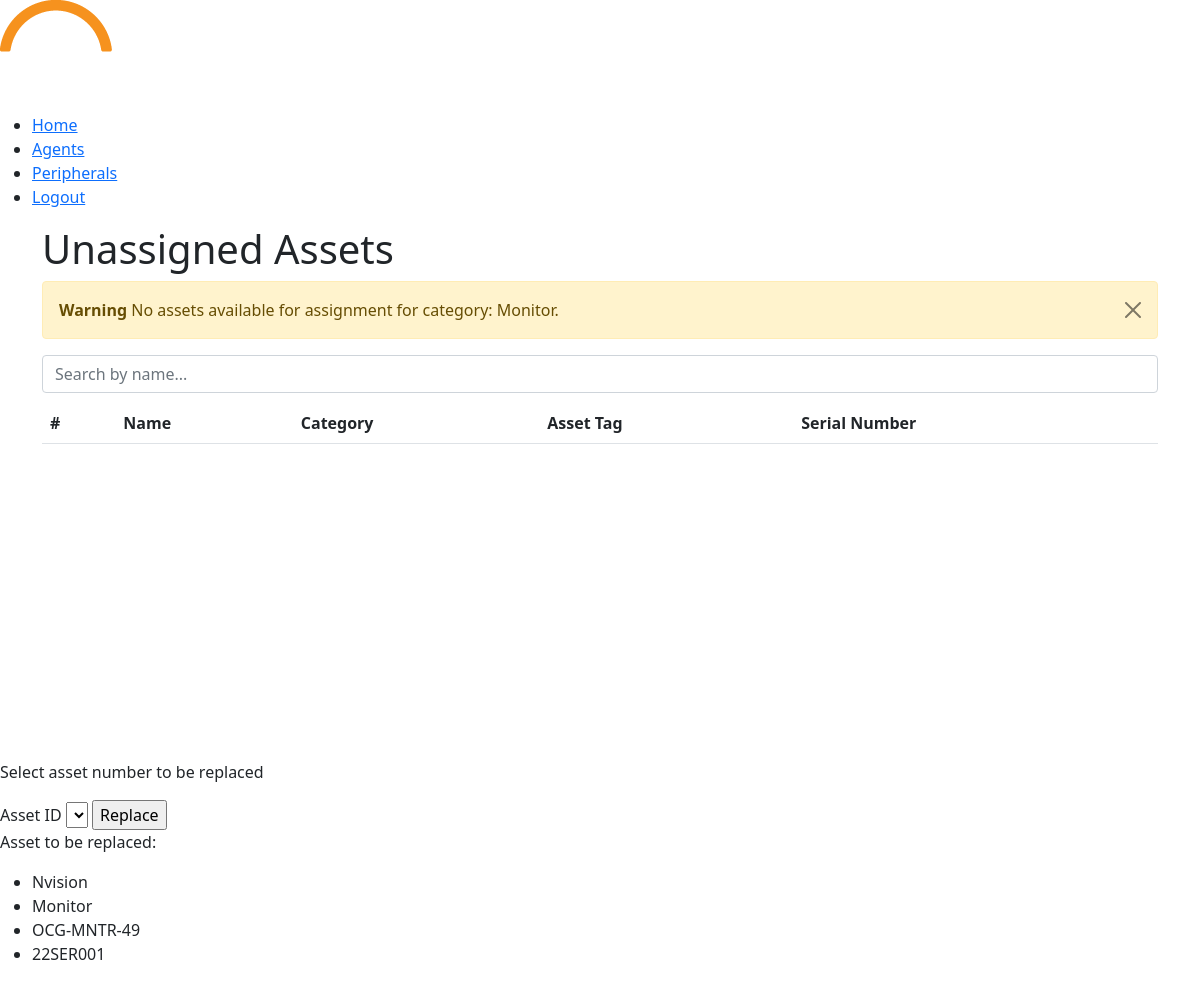
The page /replace_asset/Empty/1 (signed in) on the database as committed earlier.
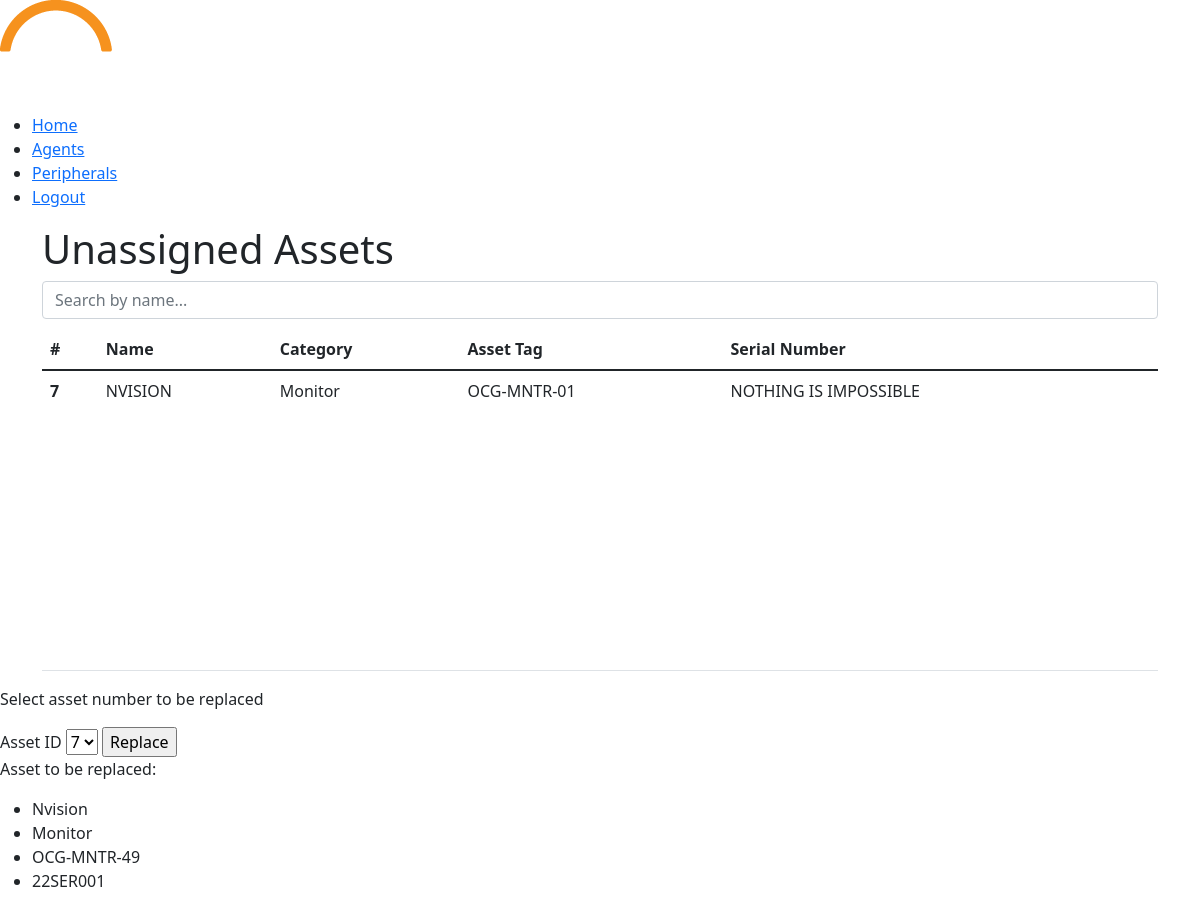
The same page on the database as committed later.
### models.py (models this page shows)
class Stock(db.Model):
    __tablename__ = 'stock'
    id = db.Column(db.Integer, primary_key=True, autoincrement=True)
    name = db.Column(db.Text, unique=False, nullable=False)
    category = db.Column(db.String(30), unique=False, nullable=False)
    asset_tag = db.Column(db.String(30), unique=False, nullable=False)
    serial_number = db.Column(db.String(30), unique=False, nullable=False)

### main.py (the view)
@app.route("/replace_asset/<fn>/<asset_id>", methods=['GET', 'POST'])
def replace_asset(fn, asset_id):
    msg = ""
    form = assignAsset()
    stock_det = Stock.query.filter_by(id=asset_id).first()
    all_stocks_query = f"""
    SELECT * FROM stock
    WHERE id NOT IN (
    SELECT stock_id FROM asset
    ) AND category = '{stock_det.category}';
    """
    stocks_not_in_asset = db.session.execute(text(all_stocks_query)).fetchall()
    if not stocks_not_in_asset:
        msg = "No unassigned assets found."
    else:
        form.id.choices = [(str(row[0]), str(row[0])) for row in stocks_not_in_asset]
    return render_template("replace_asset.html", form=form, msg=msg, stocks=stocks_not_in_asset, stock_det=stock_det, fn=fn)

### form.py
class assignAsset(FlaskForm):
    id = SelectField(label='Asset ID', validators=[DataRequired(), InputRequired()])
    agent_name = SelectField(label='Assign To:', validators=[DataRequired()])

### main.py (called while the page is built)
@login_manager.user_loader
def load_user(user_id):
    return db.session.get(User,(user_id))

### templates/replace_asset.html (shortened to what this page needs)
<!DOCTYPE html>
<html lang="en">
<head>
  <link href="https://cdn.jsdelivr.net/npm/bootstrap@5.1.3/dist/css/bootstrap.min.css" rel="stylesheet">
</head>
<body>
  <header>
    <nav>
     <a href="{{ url_for('home') }}"><img src="static\css\assets\orkestra-main-logo.png" alt=""></a>
     <div class="nav-links">
        <ul>
            <li><a href="{{ url_for('home') }}">Home</a></li>
            <li><a href="{{ url_for('view') }}">Agents</a></li>
            <li><a href="{{ url_for('asset_view') }}">Peripherals</a></li>
            <li><a href="{{ url_for('login') }}">Logout</a></li>
        </ul>
    </div>
    </nav>
</header>
    <div class="container">
        <h1>Unassigned Assets</h1>
        {% if msg %}
        <div class="alert alert-warning alert-dismissible fade show" role="alert">
          <strong>Warning</strong> No assets available for assignment for category: {{ stock_det.category }}.
          <button type="button" class="btn-close" data-bs-dismiss="alert" aria-label="Close"></button>
        </div>
          {% endif %}
        <div class="search-bar">
          <input type="text" class="form-control" id="myInput" onkeyup="myFunction()" placeholder="Search by name...">
        </div>
        <table class="table" id="myTable">
          <thead>
            <tr>
              <th scope="col">#</th>
              <th scope="col">Name</th>
              <th scope="col">Category</th>
              <th scope="col">Asset Tag</th>
              <th scope="col">Serial Number</th>
            </tr>
          </thead>
          <tbody style="overflow-y: auto; height: 300px;">
            {% for stock in stocks %}
            <tr>
              <th scope="row">{{ stock.id }}</th>
              <td>{{ stock.name }}</td>
              <td>{{ stock.category }}</td>
              <td>{{ stock.asset_tag }}</td>
              <td>{{ stock.serial_number }}</td>
            </tr>
            {% endfor %}
          </tbody>
        </table>
      </div>
    <div class="div">
        <p>Select asset number to be replaced</p>
        <form action="{{ url_for('replace_controller') }}" method="POST">
            {{ form.id.label }}
            {{ form.id() }}
            <input type="submit" value="Replace" id="submitButton" onclick="return confirmReplace()">
          </form>
        <p>Asset to be replaced:</p>
        <ul>
            <li>{{ stock_det.name }}</li>
            <li>{{ stock_det.category }}</li>
            <li>{{ stock_det.asset_tag }}</li>
            <li>{{ stock_det.serial_number }}</li>
        </ul>
    </div>
</body>
</html>

### templates/replace_asset.html (style rules this page uses)
.search-bar { margin-bottom: 10px; }
thead tr th { position: sticky; top: 0; }

Rows that differ between the two databases and show on the page:
added Stock: id "7", name "NVISION", category "Monitor", asset_tag "OCG-MNTR-01", serial_number "NOTHING IS IMPOSSIBLE"
shown differently, row unchanged: Stock "Nvision": category "Monitor" → (not shown)
Other text that changed with them:
form field id: (not shown) → "7"
text no longer shown: "Warning No assets available for assignment for category: ."
